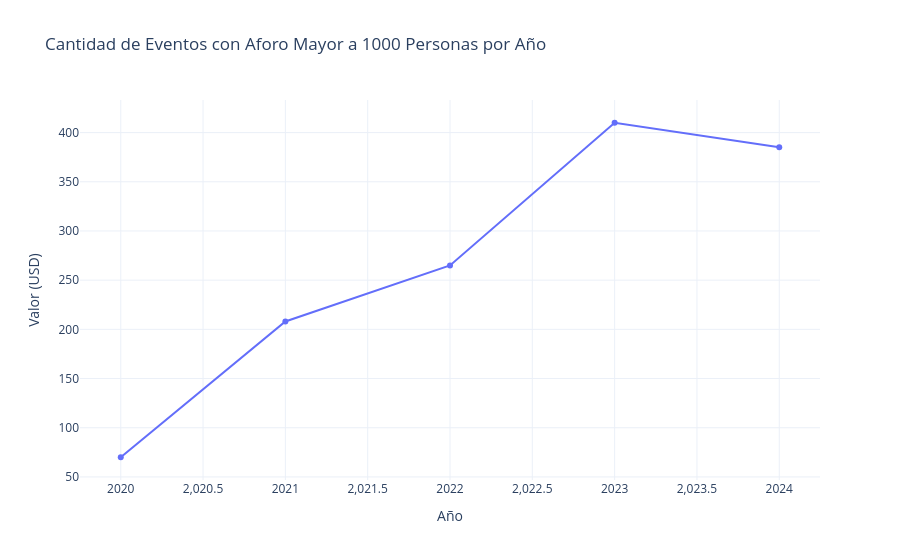

The cell this chart's notebook holds for it:
### Code cell
#Cantidad de eventos por año de mas de mil personas 
eventos_mil_personas = datos_eventos[datos_eventos['AFORO_TOTAL'] > 1000]
eventos_por_año = eventos_mil_personas.groupby(eventos_mil_personas['FECHA_INICIO'].dt.year).size().reset_index(name='Cantidad_Eventos')
eventos_por_año =eventos_por_año[eventos_por_año['FECHA_INICIO'] > 2019 ] # Excluimos el año de la pandemia
print(eventos_por_año)

fig=viz.graficar_linea_tiempo(
    eventos_por_año,
    x_col=eventos_por_año['FECHA_INICIO'],
    y_col='Cantidad_Eventos',
    titulo='Cantidad de Eventos con Aforo Mayor a 1000 Personas por Año'
)
fig.write_image(os.path.join(ruta_imagenes, 'linea_eventos_mil_personas.png'),scale=3)
fig.write_html(os.path.join(ruta_imagenes, 'linea_eventos_mil_personas.html'))
fig.show()

### Figure 1 — Plotly figure (JSON) as saved in the notebook; plotly's stock layout.template omitted (floating-point values rounded to 4 significant figures)
{"data": [{"hovertemplate": "FECHA_INICIO=%{x}<br>Cantidad_Eventos=%{y}<extra></extra>", "legendgroup": "", "line": {"color": "#636efa", "dash": "solid"}, "marker": {"symbol": "circle"}, "mode": "lines+markers", "name": "", "orientation": "v", "showlegend": false, "type": "scatter", "x": [2020.0, 2021.0, 2022.0, 2023.0, 2024.0], "xaxis": "x", "y": [70, 208, 265, 410, 385], "yaxis": "y"}], "layout": {"legend": {"tracegroupgap": 0}, "title": {"text": "Cantidad de Eventos con Aforo Mayor a 1000 Personas por Año"}, "xaxis": {"anchor": "y", "domain": [0, 1], "title": {"text": "Año"}}, "yaxis": {"anchor": "x", "domain": [0, 1], "title": {"text": "Valor (USD)"}}}}
